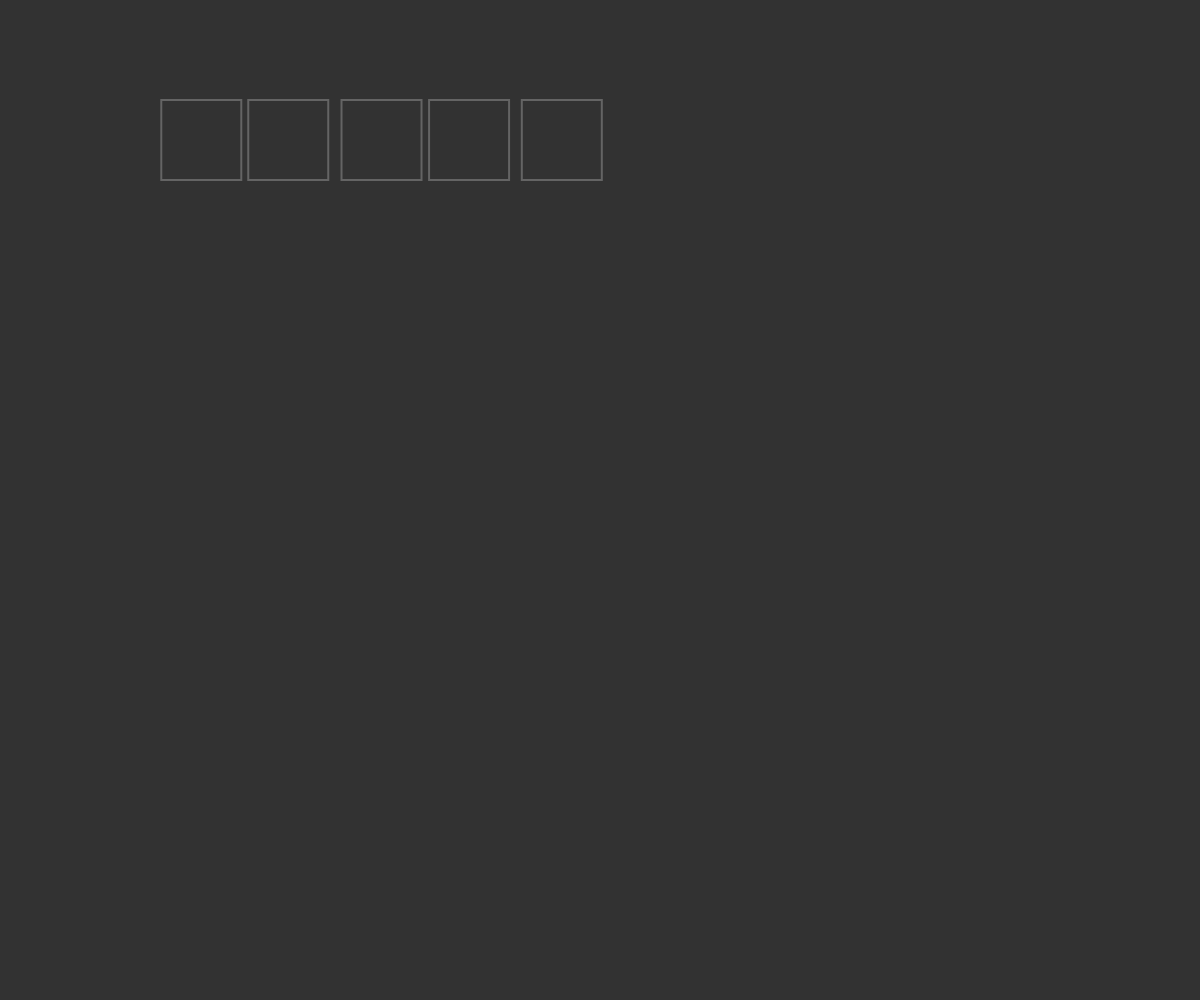
Frame 1 (no input)
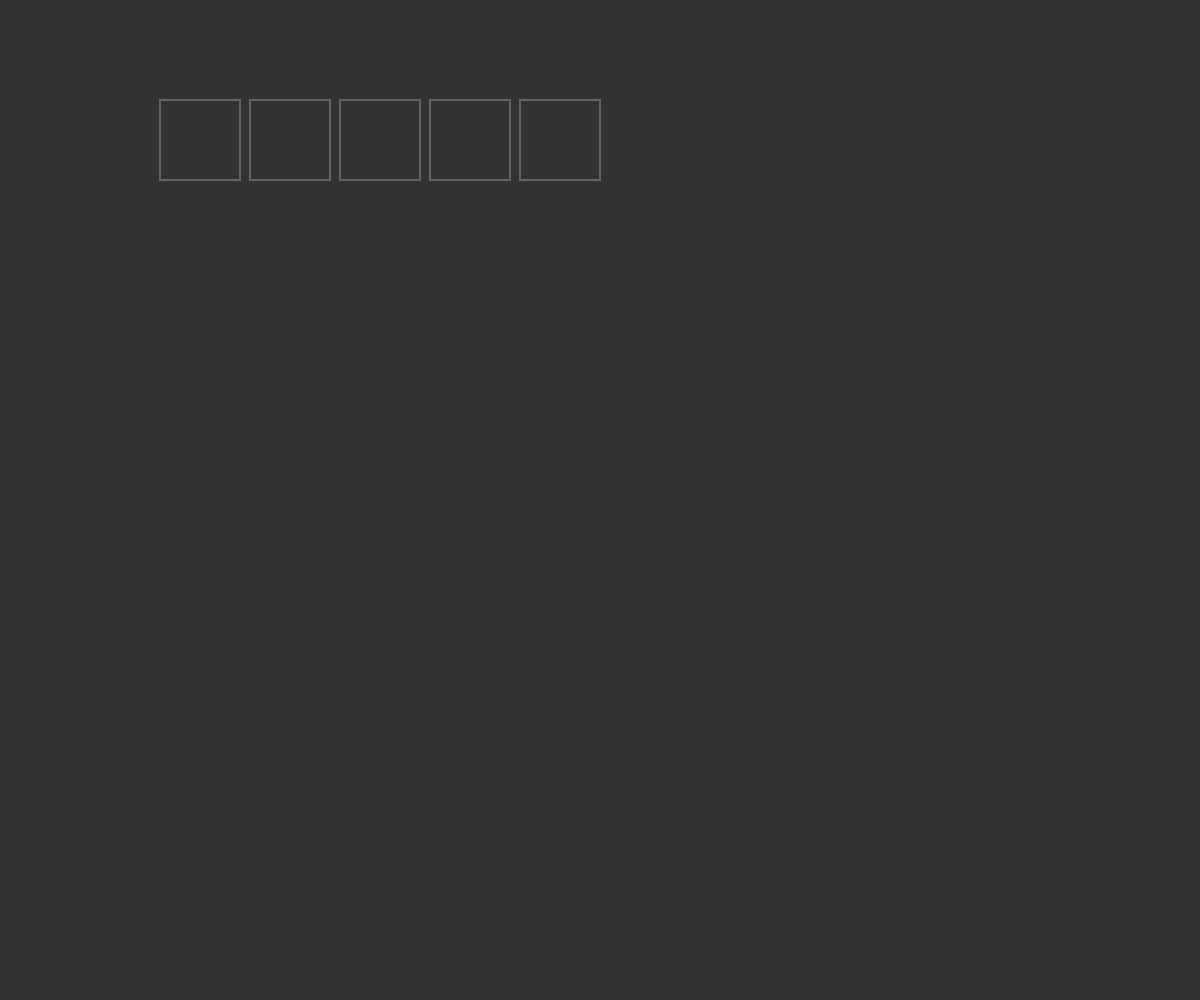
Frame 60 (no input)
Frame 120 (the mouse pressed at the canvas centre since frame 60): identical to frame 60, image omitted

The p5.js sketch that drew these frames (run headless with seeded random() and noise() and a simulated clock; from frame 60 on, the mouse is pressed at the canvas centre):

// p5.js sketch
// ── sketch.js
WORD_LENGTH = 5;
MAX_CHALLENGE = 10;

slotList = [ "", "", "", "", "" ]

collect = "Ahead,Apple,Alive,Angel,Album,Adapt,Amber,Angry,Alarm,Apart,Award,Asset,Ample,Agree,Alive,Aisle,Adult,Abide,Adept,Abode,Amigo,Amaze,Arena,Abate,Adapt,Ankle,Abide,Annoy,Aloof,Adore,Alive,Adopt,Addle,Actor,Amass,Avoid,Abide,Avert,Await,Adapt,Anode,Abash,Awake,Agile,Abyss,Amigo,Amuse,Aside,Anion,Allay,Adapt,Adorn,Admit,Amend,Abide,Ample,Amigo,Agile,Awake,Adore,Aside,Amass,Adopt,Addle,Adapt,Agony,Alloy,Acute,Alias,Ankle,Abide,Adieu,Admit,Amigo,Agree,Adore,Ample,Apart,Alive,Adorn,Ankle,Apply,Agile,Aware,Amaze,Avert,Abide,Adapt,Ample,Awake,Actor,Allow,Ankle,Amigo,Asset,Addle,Adore,Alive,Agree,Album,Brave,Bloom,Bliss,Beach,Blend,Block,Bread,Break,Basic,Brass,Brush,Brief,Brave,Blame,Brick,Bride,Brown,Burst,Build,Blend,Blush,Booth,Blaze,Bliss,Blend,Brisk,Bread,Bound,Brine,Bunch,Blame,Brute,Birth,Brisk,Bluff,Break,Brain,Broad,Blaze,Badge,Braid,Broth,Blare,Blink,Bliss,Brine,Brave,Broom,Brisk,Brief,Bread,Black,Blink,Blurt,Bride,Brush,Broad,Blaze,Block,Barge,Brisk,Blend,Brief,Brown,Blush,Brisk,Blaze,Brush,Birth,Blend,Brine,Blaze,Booth,Break,Blend,Brisk,Blame,Brown,Bread,Basic,Blare,Bride,Brisk,Bloom,Break,Brush,Blame,Birth,Brisk,Broth,Blaze,Bread,Blush,Brine,Blink,Broad,Blaze,Block,Brisk,Bloom,Catch,Cheer,Clear,Close,Crash,Craft,Chain,Chose,Chill,Cider,Climb,Crisp,Crown,Coast,Clamp,Cloud,Click,Coral,Curve,Civic,Clasp,Chalk,Creak,Comet,Crash,Crush,Child,Crisp,Chief,Craft,Count,Charm,Chant,Cough,Crave,Carry,Crude,Creek,Class,Crumb,Clean,Clock,Crime,Cheer,Churn,Camel,Clout,Curry,Court,Choir,Crate,Color,Chime,Clamp,Craft,Cigar,Cling,Cower,Crust,Click,Crisp,Cross,Charm,Chord,Cloud,Crest,Curve,Chain,Coach,Crane,Civil,Civic,Crash,Chose,Cloud,Crisp,Chord,Cider,Creak,Click,Clamp,Chess,Cower,Cheer,Clear,Crack,Cleft,Crate,Crisp,Cloud,Crash,Clamp,Churn,Creak,Crime,Count,Child,Climb,Craft,Crown,Dance,Dream,Drink,Drive,Diary,Diver,Dodge,Delta,Drill,Demon,Debut,Diary,Dwelt,Dirty,Drown,Diver,Draft,Drama,Drift,Drier,Drink,Dryer,Drawn,Denim,Defer,Douse,Droll,Dwelt,Dense,Dodge,Drown,Dairy,Drape,Dozen,Diver,Dealt,Doing,Draft,Douse,Drift,Diver,Drill,Debit,Drift,Dairy,Daily,Dicey,Deity,Digit,Drown,Disco,Drift,Dream,Dodge,Douse,Drift,Drawl,Dairy,Dealt,Douse,Draft,Drone,Diary,Drift,Drill,Dodge,Dicey,Dairy,Defer,Dream,Douse,Drift,Dodge,Diver,Diary,Drawl,Drink,Drain,Daily,Drift,Dodge,Drill,Diver,Draft,Dairy,Douse,Deity,Dicey,Drone,Drift,Diary,Dwelt,Drink,Dodge,Douse,Daily,Drain,Dairy,Drift,Dream,Early,Earth,Eagle,Email,Every,Empty,Event,Edgey,Eight,Entry,Elite,Error,Elect,Evoke,Exact,Exile,Excel,Erase,Equal,Ember,Enact,Erupt,Equip,Endow,Emote,Eager,Evoke,Elude,Enemy,Erase,Emery,Edged,Emery,Effet,Endow,Eject,Emote,Eerie,Elide,Emery,Echoe,Emote,Evoke,Elide,Edify,Evert,Elbow,Enzym,Elide,Excel,Edify,Every,Emery,Elite,Enzym,Erase,Elide,Emote,Entry,Excel,Elect,Edged,Emery,Evert,Elbow,Enzym,Evoke,Enter,Elide,Emery,Event,Edgey,Excel,Enzym,Erase,Every,Elude,Ember,Evoke,Eagle,Emery,Elect,Elide,Erase,Evert,Elite,Event,Early,Edgey,Every,Excel,Emote,Enzym,Equal,Eagle,Empty,Erase,Evert,Event,Excel,Funny,Fresh,Flame,Field,Force,Flood,Flour,Frown,Flock,Faith,Forge,Fleet,Fable,False,Flare,Funky,Frost,Flute,Fungi,Frown,Flaky,Flair,Flute,Fluff,Folly,Funny,Final,Found,Front,Flyer,Funky,Frown,Flare,Fungi,Flute,Funny,Forge,Frown,Fable,Fungi,Flash,Flare,Funny,Frost,Fleet,Flaky,Frown,Flute,Found,Fluff,Force,Frown,Flaky,Flair,Fleet,Funny,Fungi,Fable,Frown,Front,Flute,Found,Folly,Final,Flare,Funny,Forge,Fluff,Fleet,Frown,Frost,Funny,Front,Flaky,Flock,Flood,False,Funny,Flair,Frown,Flute,Fungi,Funny,Frown,Fluff,Front,Flaky,Flute,Funny,Forge,Folly,Final,Flair,Fable,Fleet,Funny,Front,Forge,Funny,Frown,Grape,Grown,Glide,Ghost,Grasp,Green,Guest,Great,Group,Grind,Greet,Genre,Glaze,Gears,Giant,Grime,Greet,Giddy,Gravy,Gloom,Gears,Grown,Grind,Ghost,Globe,Glide,Grace,Grass,Gaffe,Groan,Gator,Greed,Grime,Glint,Girth,Grasp,Greet,Green,Gully,Grind,Gloom,Glide,Ghost,Gears,Grime,Greet,Grasp,Glide,Grown,Group,Grape,Great,Gears,Ghost,Glide,Gravy,Grime,Greet,Grind,Green,Grown,Glide,Ghost,Group,Greet,Grind,Gator,Grace,Grief,Groan,Grown,Grasp,Green,Greet,Glide,Ghost,Grind,Giant,Glare,Gully,Grime,Greet,Grown,Green,Gravy,Glide,Ghost,Group,Grind,Greet,Giant,Grown,Glide,Green,Grind,Grasp,Greet,Glide,Ghost,Grape"
collectList = collect.split(',')

resultList = []

let t = 0;

function setup() {
  createCanvas(windowWidth, windowHeight);
}

function draw() {
  background(50)
  t ++;
  
  for (let i = 0; i < WORD_LENGTH; i++) {
    let x = 160 + i * 90;
    let y = 100;
    
    if ( t < 10) {
      x = x + random(-3, 3);
    }
    
    noFill()
    stroke(100);
    strokeWeight(2);
    rect(x, y, 80, 80);
    
    textAlign(CENTER, CENTER);
    textSize(40);
    fill(200);
    text(slotList[i].toUpperCase(), x + 40, y + 40);
  }
  
  if (resultList.length != 0) {
    for(let j = 0; j < resultList.length; j++) {
      for(let k = 0; k < resultList[j].length; k++) {
        let x = 160 + k * 60;
        let y = 160 + j * 60;
        
        if (resultList[j][k] == collectList[k]) {
          fill(97, 163, 186);
        } else if (isInclude(resultList[j][k], collectList)) {
          fill(210, 222, 50)
        } else {
          noFill();
        }
        
        stroke(100);
        strokeWeight(2);
        rect(x, y, 50, 50);

        textAlign(CENTER, CENTER);
        textSize(32);
        fill(200);
        text(resultList[j][k].toUpperCase(), x + 25, y + 25);
      }
    }
  }
  
  if (isClear()) {
    textAlign(CENTER, CENTER);
    textSize(32);
    fill(255);
    text("CLEAR", 300, 350);
  } else if (isOver()) {
    textAlign(CENTER, CENTER);
    textSize(32);
    fill(255);
    text("GAME OVER", 300, 350);
  }
}

function keyPressed() {
  if (isAcceptKey(key)) {
    for (let i = 0; i < WORD_LENGTH; i++) {
      if (slotList[i] == "") {
        slotList[i] = key;
        t = 0;
        break;
      }
    }
  }
  if (key == 'Backspace') {
    for (let i = 0; i < slotList.length; i++) {
      if (slotList[4 - i] != "") {
        slotList[4 - i] = "";
        break;
      }
    }
  }
  if (key == 'Enter') {
    resultList.reverse()[resultList.length] = slotList;
    resultList = resultList.reverse();
    slotList = [ "", "", "", "", "" ];
  }
}

function isAcceptKey(k) {
  let list = "abcdefghijklmnopqrstuvwxyz".split('');
  return isInclude(k, list);
}

function isClear() {
  for (let i = 0; i < collectList.length; i++) {
    if (collectList[i] != slotList[i]) {
      return false;
    }
  }
  return true;
}

function isOver() {
  if (resultList.length >= MAX_CHALLENGE)
  return true;
}

function isInclude(str, array) {
  for (let i = 0; i < array.length; i++) {
    if (array[i] == str) {
      return true;
    }
  }
  return false;
}
